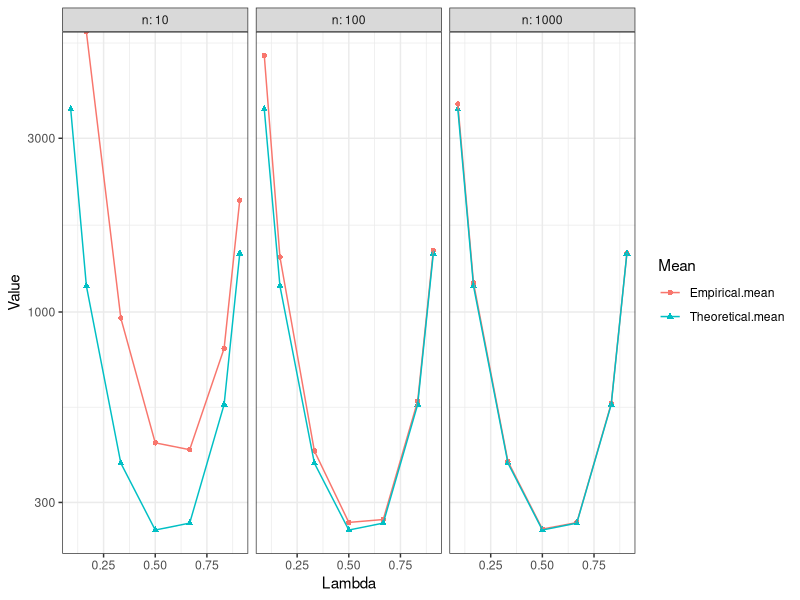
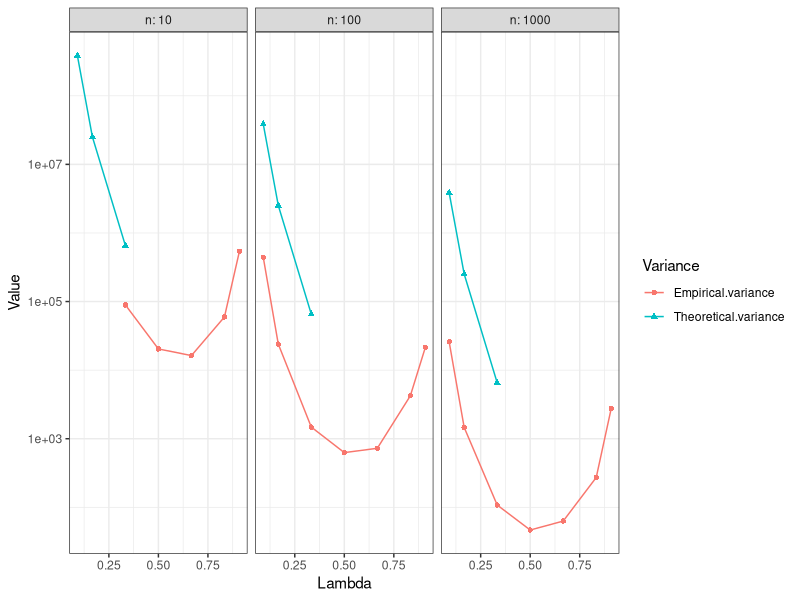

Here is the R script that generated these plots, in order:
#### --------------------------------- CHECK MEAN --------------------------------- ####

library(tidyverse)

n <- 10000
m <- 20000
N <- n+m
lambda <- m/N

gen.data <- function(m,n) {
  Z <- rnorm(m+n)
  return(Z)
}


calc.T4 <- function(Z, m) {
  N <- length(Z)
  R <- rank(Z)[(m+1):N]-1
  sum(R^3)
}

calc.T4.tilde <- function(Z,m) {
  N <- length(Z)
  n <- N-m
  T4 <- calc.T4(Z,m)
  T4t <- T4 - sum(((1:n)-1)^3)
  T4t <- N^2 * T4t / (choose(n,3) * choose(m,3))
  return(T4t)
}

calc.theory.mean.T4 <- function(m,n) {
  N <- n+m
  lambda <- m/N
  mu <- (9*(lambda^2-3*lambda+3))/((1-lambda)^2*lambda^2)
  return(mu)
}


B <- 100
n <- 1000
n.list <- c(10,100,1000)
m.list <- c(0.1,0.2,0.5,1,2,5,10)

L1 = length(n.list)
L2 = length(m.list)
L = L1*L2
n.list.out <- rep(0,L)
lambda.list <- rep(0, L)
empirical.mean.list <- rep(0, L)
theoretical.mean.list <- rep(0, L)
# empirical.variance.list <- rep(0, L)
# theoretical.variance.list <- rep(0, L)

for(id1 in 1:L1) {
  n <- n.list[id1]
  for(id2 in 1:L2) {
    id = (id1-1)*L2+id2
    m <- round(m.list[id2]*n)
    print(c(id,n,m))
    N <- n+m
    lambda <- m/N
    stats <- sapply(1:B, function(b) {
      Z <- gen.data(m,n)
      calc.T4.tilde(Z,m)
    })
    mean.theory <- calc.theory.mean.T4(m,n)
    #variance.theory <- calc.theory.variance(m,n)
    n.list.out[id] <- n
    lambda.list[id] <- lambda
    empirical.mean.list[id] <- mean(stats)
    theoretical.mean.list[id] <- mean.theory
    #empirical.variance.list[id] <- var(stats)
    #theoretical.variance.list[id] <- variance.theory
  }
}
df <- tibble(n=n.list.out,
             Lambda=lambda.list,
             Empirical.mean=empirical.mean.list,
             Theoretical.mean=theoretical.mean.list,
             # Empirical.variance=empirical.variance.list,
             # Theoretical.variance=theoretical.variance.list,
)

pp <- df %>%
  gather(Empirical.mean, Theoretical.mean, key="Mean", value="Value") %>%
  ggplot(aes(x=Lambda, y=Value, color=Mean, shape=Mean)) +
  geom_point() +
  geom_line() +
  scale_y_log10() +
  facet_wrap(.~n, labeller = "label_both") +
  theme_bw()
pp




#### --------------------------------- CHECK VARIANCE --------------------------------- ####



library(tidyverse)

n <- 10000
m <- 20000
N <- n+m
lambda <- m/N

gen.data <- function(m,n) {
  Z <- rnorm(m+n)
  return(Z)
}


calc.T4 <- function(Z, m) {
  N <- length(Z)
  R <- rank(Z)[(m+1):N]-1
  sum(R^3)
}

calc.T4.tilde <- function(Z,m) {
  N <- length(Z)
  n <- N-m
  T4 <- calc.T4(Z,m)
  T4t <- T4 - sum(((1:n)-1)^3)
  T4t <- N^2 * T4t / (choose(n,3) * choose(m,3))
  return(T4t)
}

calc.theory.mean.T4 <- function(m,n) {
  N <- n+m
  lambda <- m/N
  mu <- (9*(lambda^2-3*lambda+3))/((1-lambda)^2*lambda^2)
  return(mu)
}

calc.theory.var.T4 <- function(m,n) {
  N <- n+m
  lambda <- m/N
  z_10 <- (10826*lambda^4-8019*lambda^3+51651)/(35*lambda^4*(1-lambda)^4)
  z_01 <- (77868*lambda^4-377712*lambda^3+765144*lambda^2-1201050*lambda+287505)/(35*lambda^4*(1-lambda)^4)
  var <- 9/N*(z_10/lambda+z_01/(1-lambda))
  return(var)
}


B <- 100
n <- 1000
n.list <- c(10,100,1000)
m.list <- c(0.1,0.2,0.5,1,2,5,10)

L1 = length(n.list)
L2 = length(m.list)
L = L1*L2
n.list.out <- rep(0,L)
lambda.list <- rep(0, L)
# empirical.mean.list <- rep(0, L)
# theoretical.mean.list <- rep(0, L)
empirical.variance.list <- rep(0, L)
theoretical.variance.list <- rep(0, L)

for(id1 in 1:L1) {
  n <- n.list[id1]
  for(id2 in 1:L2) {
    id = (id1-1)*L2+id2
    m <- round(m.list[id2]*n)
    print(c(id,n,m))
    N <- n+m
    lambda <- m/N
    stats <- sapply(1:B, function(b) {
      Z <- gen.data(m,n)
      calc.T4.tilde(Z,m)
    })
    #mean.theory <- calc.theory.mean.T4(m,n)
    variance.theory <- calc.theory.var.T4(m,n)
    n.list.out[id] <- n
    lambda.list[id] <- lambda
    # empirical.mean.list[id] <- mean(stats)
    # theoretical.mean.list[id] <- mean.theory
    empirical.variance.list[id] <- var(stats)
    theoretical.variance.list[id] <- variance.theory
  }
}
df <- tibble(n=n.list.out,
             Lambda=lambda.list,
             # Empirical.mean=empirical.mean.list,
             # Theoretical.mean=theoretical.mean.list,
             Empirical.variance=empirical.variance.list,
             Theoretical.variance=theoretical.variance.list,
)

pp <- df %>%
  gather(Empirical.variance, Theoretical.variance, key="Variance", value="Value") %>%
  ggplot(aes(x=Lambda, y=Value, color=Variance, shape=Variance)) +
  geom_point() +
  geom_line() +
  scale_y_log10() +
  facet_wrap(.~n, labeller = "label_both") +
  theme_bw()
pp








